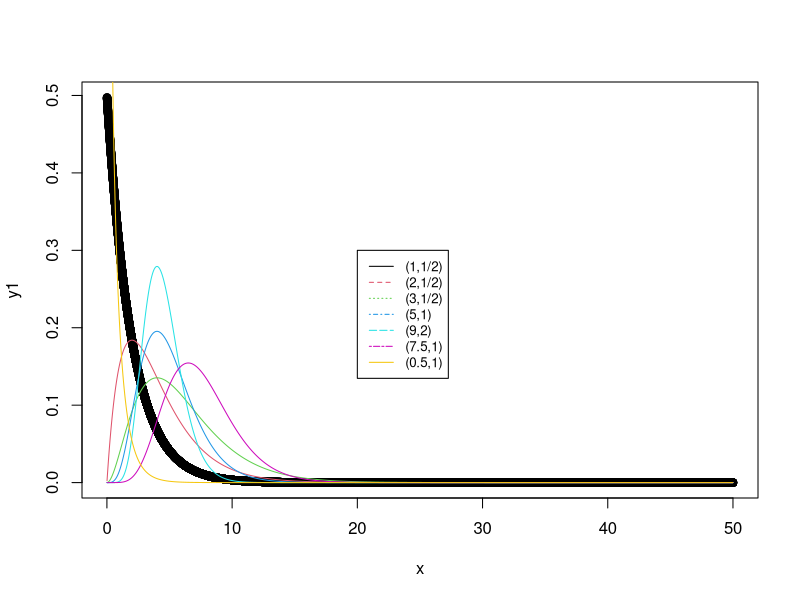
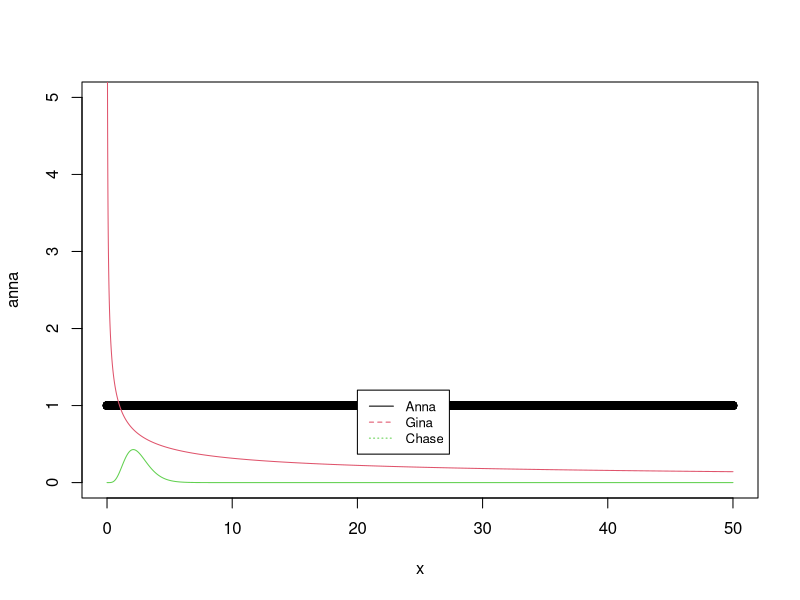
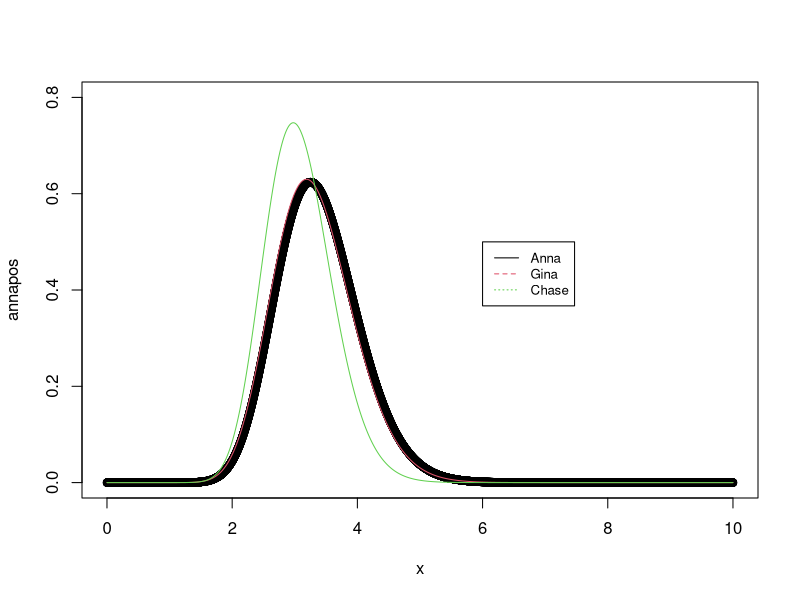

These charts were generated, in order, by the following R code:
## ---- chunk 1
?dgamma
## ---- chunk 2
x=seq(0.01,50,0.001)
y1=dgamma(x,shape=1,rate=1/2)
y2=dgamma(x,shape=2,rate=1/2)
y3=dgamma(x,shape=3,rate=1/2)
y4=dgamma(x,shape=5,rate=1)
y5=dgamma(x,shape=9,rate=2)
y6=dgamma(x,shape=7.5,rate=1)
y7=dgamma(x,shape=0.5,rate=1)
## ---- chunk 3
plot(x,y1,col=1)
lines(x,y2,col=2)
lines(x,y3,col=3)
lines(x,y4,col=4)
lines(x,y5,col=5)
lines(x,y6,col=6)
lines(x,y7,col=7)
legend(20,0.3, legend=c("(1,1/2)","(2,1/2)" 
                        ,"(3,1/2)","(5,1)","(9,2)"
                        ,"(7.5,1)","(0.5,1)"),
       col=c(1:7), lty=1:7, cex=0.8)
## ---- chunk 4
#Anna's prior
x=seq(0.001,50,0.001)
n=length(x)
anna=rep(1,n)
## ---- chunk 5
gina=x^(-1/2)
## ---- chunk 6
#chase's : r=6.25, v=2.5
chase=dgamma(x,shape=6.25,rate=2.5)
## ---- chunk 7
plot(x,anna,col=1,ylim=c(0,5))
lines(x,gina,col=2)
lines(x,chase,col=3)
legend(20,1.2, legend=c("Anna","Gina","Chase"),
       col=c(1:3), lty=1:3, cex=0.8)
## ---- chunk 8
#Posterior distribution

x=seq(0.001,10,0.001)
annapos=dgamma(x,shape=27,rate=8)
annaposMean=27/8
annaposMean
annapossd=sqrt(27/8^2)
annapossd
## ---- chunk 9
ginapos=dgamma(x,shape=26.5,rate=8)
ginaposMean=26.5/8
ginapossd=sqrt(26.5/8^2)
ginaposMean
ginapossd
## ---- chunk 10
chasepos=dgamma(x,shape=32.25,rate=10.5)
chaseposMean=32.25/10.5
chasepossd=sqrt(32.25/10.5^2)
chaseposMean
chasepossd
## ---- chunk 11
plot(x,annapos,col=1,ylim=c(0,0.8))
lines(x,ginapos,col=2)
lines(x,chasepos,col=3)
legend(6,0.5, legend=c("Anna","Gina","Chase"),
       col=c(1:3), lty=1:3, cex=0.8)
## ---- chunk 12
#Credible interval
alpha=0.05
annaCI=c(qgamma(alpha/2,shape=27,rate=8),qgamma(1-alpha/2,shape=27,rate=8))
annaCI
## ---- chunk 13
ginaCI=c(qgamma(alpha/2,shape=26.5,rate=8),qgamma(1-alpha/2,shape=26.5,rate=8))
ginaCI
chaseCI=c(qgamma(alpha/2,shape=32.25,rate=10.5),qgamma(1-alpha/2,shape=32.25,rate=10.5))
chaseCI
## ---- chunk 14
#hypothesis testing
#H0 mu<3 vs H1: mu>=3
annaP=pgamma(3,shape=27,rate=8)
annaP

ginaP=pgamma(3,shape=26.5,rate=8)
ginaP

chaseP=pgamma(3,shape=32.25,rate=10.5)
chaseP
